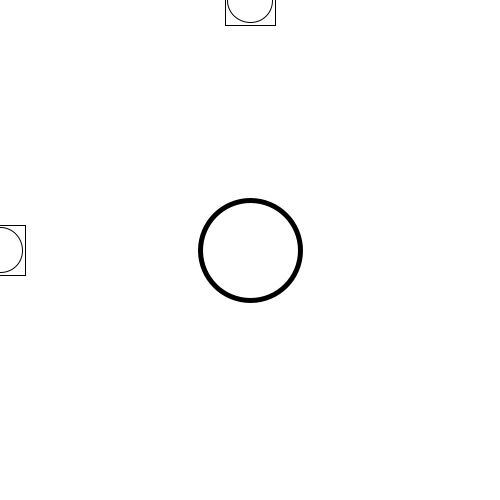
Frame 1 (no input)
Frame 60 (the mouse pressed at the canvas centre just before this capture): identical to frame 1, image omitted
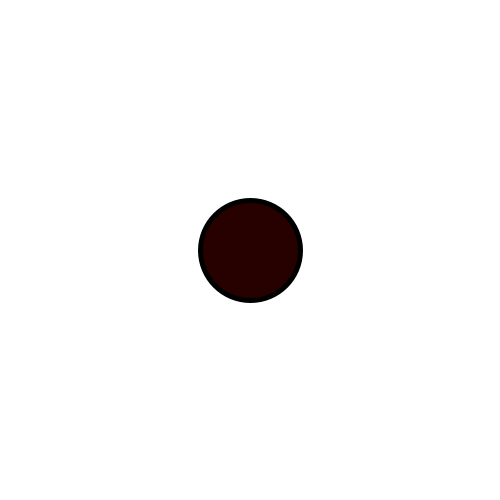
Frame 120 (the mouse held since frame 60 and released just before this capture)

The Processing sketch that drew these frames (run headless with seeded random() and noise(); from frame 60 on, the mouse is pressed at the canvas centre):

// Processing sketch: sketch_250610a_funciones
// ── sketch_250610a_funciones.pde
// ejemplos con funcionessssss

// asi entregan video como comentario:
// https://www.youtube.com/watch?v=fQsBzrqd0t8

void setup(){
  size(500, 500 );
}

void draw(){
  //funciones matematicas > SI devuelven valor  
  if( estoyEnLaMitadDerechaDeLaPantallaConElMouse() ){
    background( 127 );  //gris
  }else{  
    background( 255 );  //blanco
  }
  
  //funciones booleana > SI devuelven valor, true or false
  if( botonCircularPresionado( width/2, height/2, 50, mouseX, mouseY ) ){
    fill( random( 255 ), 0 , 0 );
  }
  
  //funciones de dibujo > NO devuelven valor
  rectCircle( width/2, mouseY, 50 );
  rectCircle( mouseX, height/2, 50 );
  
  //funciones de dibujo > NO devuelven valor
  dibujarBotonCircular( width/2, height/2, 50 );
  
  //funciones matematicas > SI devuelven valor
  int r = suma( 10, 15 );
  println( r );
  
  //BONUS-TIP
  //asigno posiciones aleatorias al mouse cada 1 segundo
  //if( frameCount%60 == 0 ){
  //  mouseX = int( random( width ) );
  //  mouseY = int( random( height ) );
  //}
}

void keyPressed(){
  if( key == ' ' )
    reiniciarElEjemploMasFeoDelAno();
}

// ── funcione_usuario.pde

// funcion que NO retorna valor: void
// NATIVAS DE PROCESING: rect(), ellipse(), line(), etc
// REFLEXION tp3: usarlo para dibujar alguna figura base a repetir con for, por ejemplo
void rectCircle( float x, float y, float t ) {
  rect( x - t/2, y - t/2, t, t );
  circle( x, y, t*0.9 );
}

void dibujarBotonCircular( float x, float y, float radio ){
  push();
  strokeWeight( 5 );
  circle( x, y, radio*2 );
  pop();
}

// Atentis que no dibuja, pero cumple como funcion sin return
void reiniciarElEjemploMasFeoDelAno(){
  mouseX = 0;
  mouseY = 0;
  fill( 255 );
}

//funcion que SI retorna valor: int, float, boolean, etc
// NATIVAS DE PROCESING: color(), random(), dist(), map(), etc
// REFLEXION tp3: ni idea, hay que ingeniarselas
int suma( int a, int b ) {
  int resultado = a + b;
  return resultado;
}

boolean estoyEnLaMitadDerechaDeLaPantallaConElMouse() {
  return mouseX > width/2;
}

boolean botonCircularPresionado( float x, float y, float radio, float mx, float my ) {
  boolean resultado = false;
  if ( mousePressed ) {
    if ( dist( x, y, mx, my) < radio ) {
      resultado = true;
    } else {
      resultado = false;
    }
  }
  return resultado;
}
